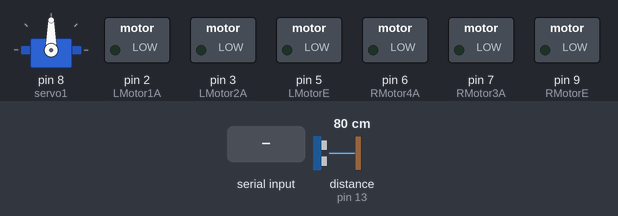
Recording of a sketch running on a simulated Arduino Uno, built with avr-gcc and run on an emulated ATmega328P. Shown: servo, switched loads named in the sketch (green lamp = pin HIGH). Wiring (inferred from the names in the program): ultrasonic range finder: trigger pin 12; echo pin 13. The test bench sets the inputs (shaded band); at power-on: distance to the obstacle (sensor on pin 13) 80 cm. The echo pulse lasts 58.3 µs per cm; pins used as bus, display or sensor lines are not drawn; what the sketch prints to the serial monitor is not drawn.

Above: at 1.2 s.
1.3 s: "R" received over the second serial link
At 2.5 s:
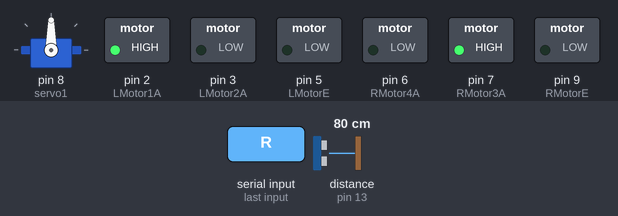
2.8 s: "1" received over the second serial link
At 3.9 s:
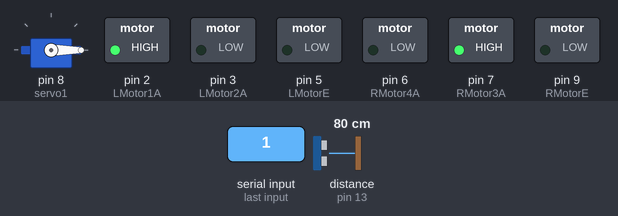
4.3 s: "L" received over the second serial link
At 5.0 s:
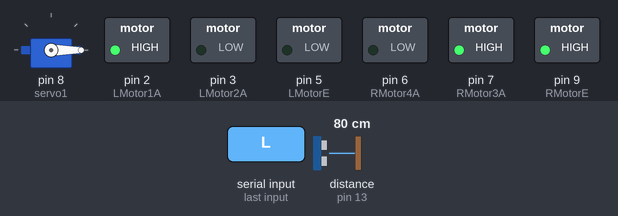
5.8 s: distance to the obstacle (sensor on pin 13) set to 250 cm
Timing chart, 0 to 8.8 s (numbered marks = the images above; inputs shaded):
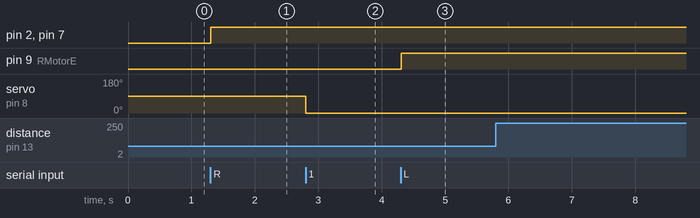

The sketch:

e_With_Ultrasonic_Sensor_And_Bluetooth_Servo_Shooter_FULLY_C.ino
```cpp
/*
 * Name: Bheesham Ramkissoon and Mabin Mathew
 * Date: June 10, 2019
 * Description: Controls a robot to move and stop a certain distance away from a wall, and relies on bluetooth communication means to shoot a projectile into a basketball net 5 feet away.
 */

#include <SoftwareSerial.h> // Including the serial communication library to use the digital pins for communication
#include <Servo.h> // provides access to the external Servo.h library and its functionality

SoftwareSerial BTSerial(10, 11); // Creating an instance of a SoftwareSerial object called BTSerial with pins 10, 11 as the TXD and RXD respectively
Servo servo1; // create a servo object called "servo1" to control a servo
char BTDataIn; // variable to store data received from HC-05
const int LMotor1A = 2;
const int LMotor2A = 3;
const int RMotor3A = 7;
const int RMotor4A = 6;
const int LMotorE = 5;
const int RMotorE = 9;

 //define pin numbers
 const int trigPin = 12;
 const int echoPin = 13;


 //define variables
 long duration;
 int distance;


void setup() {
  // put your setup code here, to run once:
  pinMode (LMotor1A, OUTPUT);
  pinMode (LMotor2A, OUTPUT);
  pinMode (RMotor3A, OUTPUT);
  pinMode (RMotor4A, OUTPUT);
  pinMode (LMotorE, OUTPUT);
  pinMode (RMotorE, OUTPUT);

  pinMode(trigPin, OUTPUT); // sets the trigger pin as output
  pinMode(echoPin, INPUT); // sets the echoPin as input

  Serial.begin(9600);
  BTSerial.begin(9600); // initalizing the bluetooth communication
  servo1.attach(8);
  Serial.println("The BT gates are open.\n Connect to HC-05 from any other BT device with 1234 as pairing key!");
}

void loop() {

 //set the trig pin to 0
  digitalWrite(trigPin, LOW);
  delayMicroseconds(2);

  //sets the trig pin to high for 10 microseconds
  digitalWrite(trigPin, HIGH);
  delayMicroseconds(10);
  digitalWrite(trigPin, LOW);

  //read the echoPin, returns the sound wave travel time in microseconds
  duration = pulseIn(echoPin, HIGH);

  //calculate the distance in cm using formula
  distance = (duration * 0.034) / 2;

//   if (distance <= 20 ){
//     analogWrite (LMotorE, 0);
//     analogWrite (RMotorE, 0);
//
//     // controlling the shooting mechanism
//     if (BTSerial.available() > 0){
//    BTDataIn = BTSerial.read(); // if there is data, assign it to the BTDataIn variable
//
//    if (BTDataIn == '1'){
//      servo1.writeMicroseconds(500); // run servo1 with the specified pulse width value
//      //delay(700) // turns the motor on if there is data coming in
//    }
//
//    else{
//      servo1.writeMicroseconds(1500); // turns the motor off if there is no data cominng in
//      delay(700);
//    }
//
//    Serial.println(BTDataIn); // print the value of Bluetooth Data to Serial Monitor
//
//  }
//
//   }

   //else {


      if (BTSerial.available() > 0){
    BTDataIn = BTSerial.read(); // if there is data, assign it to the BTDataIn variable

    if (BTDataIn == '1'){
      servo1.writeMicroseconds(500); // run servo1 with the specified pulse width value
      //delay(700) // turns the motor on if there is data coming in
    }
    else if (BTDataIn == 'L'){
      // PROGRAM TO DRIVE LEFT
      digitalWrite (LMotor1A, HIGH);
      digitalWrite (LMotor2A, LOW);

      digitalWrite (LMotorE, LOW);

      digitalWrite (RMotor3A, HIGH);
      digitalWrite (RMotor4A, LOW);

      digitalWrite (RMotorE, HIGH);
    }
    else if (BTDataIn == "R"){
      // PROGRAM TO DRIVE RIGHT
      digitalWrite (LMotor1A, HIGH);
      digitalWrite (LMotor2A, LOW);

      digitalWrite (LMotorE, HIGH);

      digitalWrite (RMotor3A, HIGH);
      digitalWrite (RMotor4A, LOW);

      digitalWrite (RMotorE, LOW);
    }
    else if (BTDataIn == "B"){
      // PROGRAM TO DRIVE BACKWARDS
      digitalWrite (LMotor1A, LOW);
      digitalWrite (LMotor2A, HIGH);

      digitalWrite (LMotorE, HIGH);

      digitalWrite (RMotor3A, LOW);
      digitalWrite (RMotor4A, HIGH);

      digitalWrite (RMotorE, HIGH);
    }
    else if (BTDataIn == "F"){
      //PRORAM TO DRIVE FORWARD
      digitalWrite (LMotor1A, HIGH);
      digitalWrite (LMotor2A, LOW);

      digitalWrite (LMotorE, HIGH);

      digitalWrite (RMotor3A, HIGH);
      digitalWrite (RMotor4A, LOW);

      digitalWrite (RMotorE, HIGH);
    }
    else {
      digitalWrite (LMotor1A, HIGH);
      digitalWrite (LMotor2A, LOW);

      digitalWrite (LMotorE, LOW);

      digitalWrite (RMotor3A, HIGH);
      digitalWrite (RMotor4A, LOW);

      digitalWrite (RMotorE, LOW);
    }

   }

  Serial.print("Received: ");
  Serial.println(BTDataIn);


//}
}
```

Measured:
- after the input at 1.3 s, pin 2 (LMotor1A), pin 7 (RMotor3A): LOW → HIGH at once
- after the input at 2.8 s, servo on pin 8 (servo1): 90° → 0° at once
- after the input at 4.3 s, pin 9 (RMotorE): LOW → HIGH at once
- after the input at 5.8 s, every drawn part: stays the same
